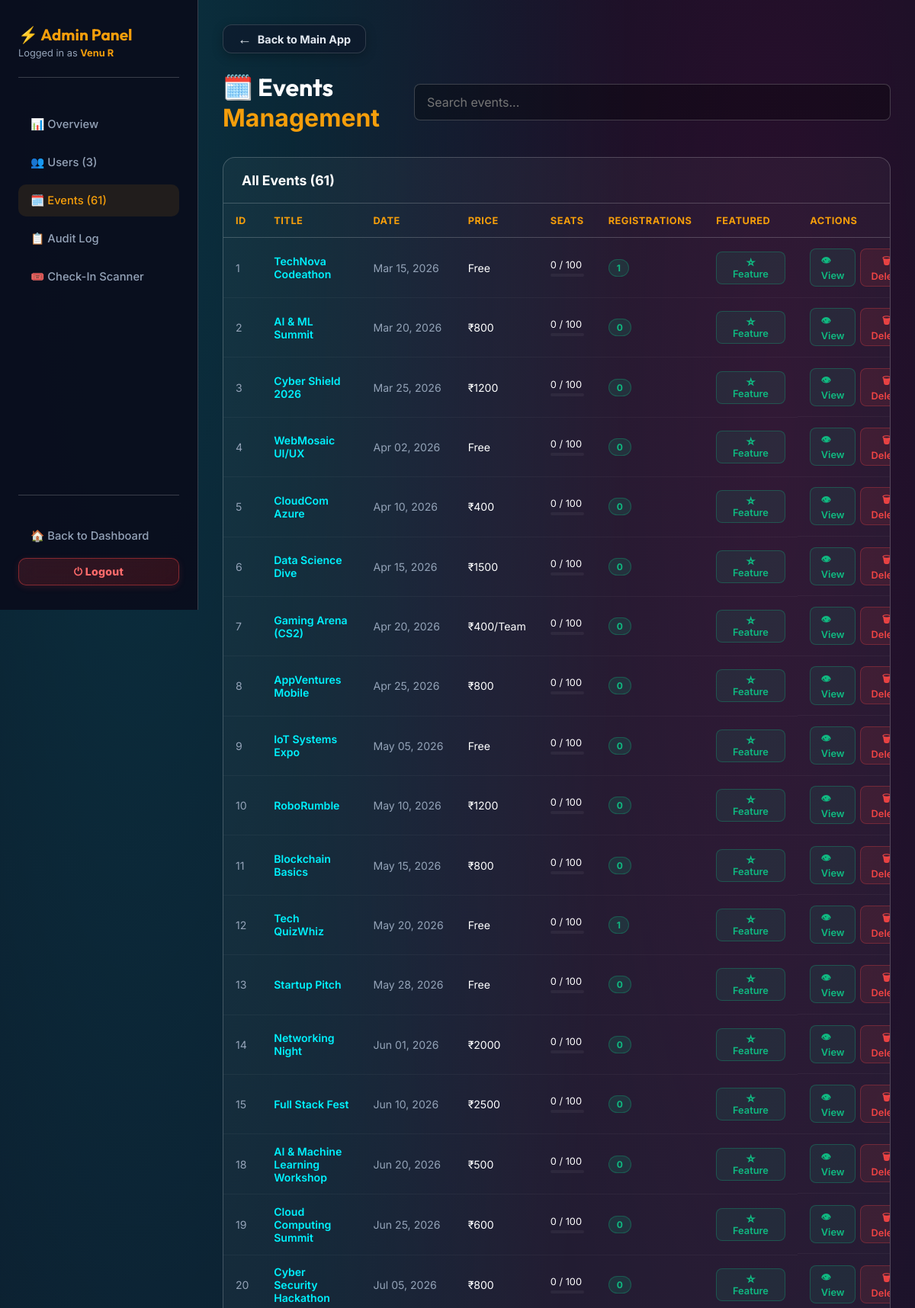
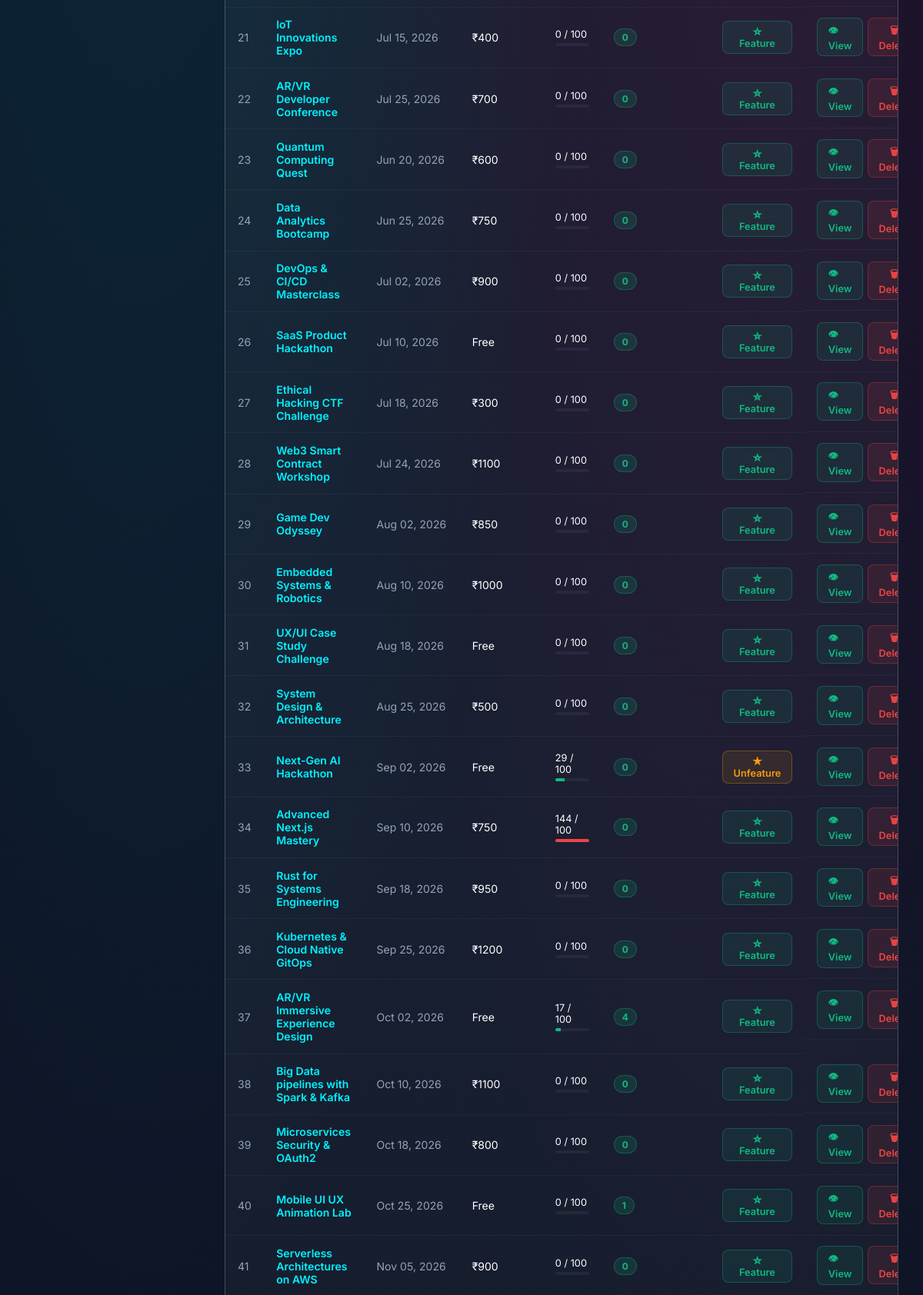
The page /admin/events (signed in, upper part) on the database its author committed (2 pictures, top to bottom).
### tables this page shows
CREATE TABLE events
                 (id INTEGER PRIMARY KEY AUTOINCREMENT, title TEXT, date TEXT, desc TEXT, 
                  price TEXT, color TEXT, image TEXT, purpose TEXT, full_details TEXT, outcome TEXT, seats_total INTEGER DEFAULT 100, seats_filled INTEGER DEFAULT 0, is_draft INTEGER DEFAULT 0, featured INTEGER DEFAULT 0, venue TEXT DEFAULT 'Online', venue_address TEXT DEFAULT 'Tech Park Campus, Innovation Block A, Bangalore - 560103', time TEXT DEFAULT '10:00 AM', end_time TEXT DEFAULT '05:00 PM');

### backend/app.py (the view)
@app.route('/admin/events')
@admin_required
def admin_events():
    username = session.get('username')
    stats = get_admin_stats()
    conn = get_db(row_factory=True)
    c = conn.cursor()
    c.execute('''SELECT e.*, COUNT(r.id) as reg_count
                 FROM events e LEFT JOIN registrations r ON e.id=r.event_id
                 GROUP BY e.id ORDER BY e.id''')
    events = [dict(row) for row in c.fetchall()]
    conn.close()
    return render_template('admin/events.html', username=username, stats=stats, events=events, active='events')

### backend/app.py (called while the page is built, shortened)
def get_db(timeout=60.0, row_factory=False):
    conn = getattr(_thread_local, 'conn', None)
    return conn

def is_host():
    if not session.get('loggedin'):
        return False
    if session.get('role') == 'host' or session.get('is_admin'):
        return True

def is_admin():
    if not session.get('loggedin'):
        return False
    if session.get('is_admin'):
        return True

@app.context_processor
def inject_user_data():
    current_user = None
    user_is_admin = False
    user_is_host = False
    if session.get('loggedin'):
        username = session.get('username')
        user_is_admin = is_admin()
        user_is_host = is_host()
        photo = session.get('profile_photo')
        user_id = session.get('user_id')
        current_user = {'username': username, 'profile_photo': photo, 'user_id': user_id or 'UID-0001'}
    return dict(current_user=current_user, is_admin=user_is_admin, is_host=user_is_host)

def admin_required(f):
    @wraps(f)
    def decorated(*args, **kwargs):
        if not session.get('loggedin'):
            return redirect(url_for('login'))
        username = session.get('username', '').lower()
        conn = get_db()
        c = conn.cursor()
        c.execute('SELECT is_admin FROM users WHERE LOWER(username)=?', (username,))
        row = c.fetchone()
        conn.close()
        is_admin_user = (row and row[0] == 1) or username in ('admin', 'venu r')
        if not is_admin_user:
            flash('Access denied. Admin only.', 'error')
            return redirect(url_for('dashboard'))
        return f(*args, **kwargs)
    return decorated

def get_admin_stats():
    conn = get_db(row_factory=True)
    c = conn.cursor()
    stats = {}
    c.execute('SELECT COUNT(*) FROM users'); stats['total_users'] = c.fetchone()[0]
    c.execute('SELECT COUNT(*) FROM events'); stats['total_events'] = c.fetchone()[0]
    c.execute('SELECT COUNT(*) FROM registrations'); stats['total_regs'] = c.fetchone()[0]
    c.execute('SELECT COUNT(*) FROM reviews'); stats['total_reviews'] = c.fetchone()[0]
    c.execute("SELECT COUNT(*) FROM users WHERE role='host'"); stats['total_hosts'] = c.fetchone()[0]
    today = datetime.now().strftime('%Y-%m-%d')
    c.execute('SELECT COUNT(*) FROM registrations WHERE timestamp LIKE ?', (today+'%',))
    stats['today_regs'] = c.fetchone()[0]
    conn.close()
    return stats

    def __getattr__(self, name):
        return getattr(self._raw_conn, name)

    def close(self):
        pass

### frontend/templates/admin/events.html (shortened to what this page needs)
{% extends "admin/base.html" %}
{% block content %}
<div class="admin-header">
    <h1>🗓️ Events <span>Management</span></h1>
    <input type="text" id="evSearch" class="search-admin" placeholder="Search events..." oninput="filterTable('evTable',this.value)">
</div>
<div class="panel-section">
    <div class="panel-section-header">
        <h3>All Events ({{ events|length }})</h3>
    </div>
    <table class="admin-table" id="evTable">
        <thead>
            <tr>
                <th>ID</th>
                <th>Title</th>
                <th>Date</th>
                <th>Price</th>
                <th>Seats</th>
                <th>Registrations</th>
                <th>Featured</th>
                <th>Actions</th>
            </tr>
        </thead>
        <tbody>
            {% for ev in events %}
            <tr>
                <td style="color:var(--text-muted)">{{ ev.id }}</td>
                <td>
                    <a href="{{ url_for('event_detail', event_id=ev.id) }}" style="color:var(--primary);text-decoration:none;font-weight:600">
                        {{ ev.title[:40] }}{% if ev.title|length > 40 %}…{% endif %}
                    </a>
                </td>
                <td style="color:var(--text-muted);white-space:nowrap">{{ ev.date }}</td>
                <td>{{ ev.price }}</td>
                <td>
                    <div style="font-size:0.8rem">
                        {{ ev.seats_filled or 0 }} / {{ ev.seats_total or 100 }}
                    </div>
                    <div style="background:rgba(255,255,255,0.05);border-radius:4px;height:4px;margin-top:4px;overflow:hidden">
                        <div style="height:100%;width:{{ [(ev.seats_filled or 0) / (ev.seats_total or 100) * 100, 100]|min|round }}%;
                                    background:{% if (ev.seats_filled or 0) >= (ev.seats_total or 100) %}#ef4444{% elif (ev.seats_filled or 0) > (ev.seats_total or 100) * 0.7 %}#f59e0b{% else %}#10b981{% endif %};
                                    transition:width 0.4s"></div>
                    </div>
                </td>
                <td><span class="badge badge-active">{{ ev.reg_count }}</span></td>
                <td>
                    <form action="{{ url_for('admin_toggle_featured', event_id=ev.id) }}" method="POST" style="margin:0">
                        <button class="action-btn {% if ev.featured %}btn-warning{% else %}btn-success{% endif %}" type="submit">
                            {{ '★ Unfeature' if ev.featured else '☆ Feature' }}
                        </button>
                    </form>
                </td>
                <td style="display:flex;gap:6px">
                    <a href="{{ url_for('event_detail', event_id=ev.id) }}" class="action-btn btn-success" style="text-decoration:none">👁 View</a>
                    <form action="{{ url_for('delete_event', event_id=ev.id) }}" method="POST" style="margin:0"
                          onsubmit="return confirm('Delete event {{ ev.title }}?')">
                        <button class="action-btn btn-danger" type="submit">🗑 Delete</button>
                    </form>
                </td>
            </tr>
            {% else %}
            <tr><td colspan="8" style="text-align:center;padding:2rem;color:var(--text-muted)">No events found</td></tr>
            {% endfor %}
        </tbody>
    </table>
</div>
{% endblock %}

### frontend/templates/admin/base.html (style rules this page uses)
:root { --admin-accent: #f59e0b; }
.admin-header { display: flex; justify-content: space-between; align-items: center; margin-bottom: 2rem; }
.admin-header h1 { font-family: var(--font-heading); font-size: 2rem; color: var(--text-main); }
.admin-header span { color: var(--admin-accent); }
.panel-section { background: rgba(255,255,255,0.04); border: 1px solid var(--glass-border); border-radius: 16px; margin-bottom: 2rem; overflow: hidden; }
.panel-section-header { padding: 1.2rem 1.5rem; border-bottom: 1px solid var(--glass-border); display: flex; justify-content: space-between; align-items: center; }
.panel-section-header h3 { color: var(--text-main); font-size: 1.1rem; font-weight: 700; }
.admin-table { width: 100%; border-collapse: collapse; font-size: 0.88rem; }
.admin-table th { padding: 0.9rem 1rem; text-align: left; color: var(--admin-accent); font-weight: 700; font-size: 0.8rem; text-transform: uppercase; letter-spacing: 0.5px; border-bottom: 1px solid var(--glass-border); }
.admin-table td { padding: 0.85rem 1rem; border-bottom: 1px solid rgba(255,255,255,0.04); color: var(--text-main); vertical-align: middle; }
.badge { padding: 3px 10px; border-radius: 50px; font-size: 0.75rem; font-weight: 700; display: inline-block; }
.badge-active { background: rgba(16,185,129,0.15); color: #10b981; border: 1px solid rgba(16,185,129,0.3); }
.action-btn { padding: 0.35rem 0.85rem; border-radius: 8px; font-size: 0.8rem; font-weight: 600; cursor: pointer; border: none; transition: all 0.2s; font-family: inherit; }
.btn-danger { background: rgba(239,68,68,0.1); color: #ef4444; border: 1px solid rgba(239,68,68,0.3); }
.btn-success { background: rgba(16,185,129,0.1); color: #10b981; border: 1px solid rgba(16,185,129,0.3); }
.btn-warning { background: rgba(245,158,11,0.1); color: #f59e0b; border: 1px solid rgba(245,158,11,0.3); }
.search-admin { background: rgba(255,255,255,0.05); border: 1px solid var(--glass-border); color: var(--text-main); padding: 0.5rem 1rem; border-radius: 50px; outline: none; font-size: 0.88rem; transition: 0.2s; }

### rows shown on the page
events: id "1", title "TechNova Codeathon", date "Mar 15, 2026", price "Free", seats_filled "0", seats_total "100", reg_count "1", featured "☆ Feature"
events: id "2", title "AI & ML Summit", date "Mar 20, 2026", price "₹800", seats_filled "0", seats_total "100", reg_count "0", featured "☆ Feature"
events: id "3", title "Cyber Shield 2026", date "Mar 25, 2026", price "₹1200", seats_filled "0", seats_total "100", reg_count "0", featured "☆ Feature"
events: id "4", title "WebMosaic UI/UX", date "Apr 02, 2026", price "Free", seats_filled "0", seats_total "100", reg_count "0", featured "☆ Feature"
events: id "5", title "CloudCom Azure", date "Apr 10, 2026", price "₹400", seats_filled "0", seats_total "100", reg_count "0", featured "☆ Feature"
events: id "6", title "Data Science Dive", date "Apr 15, 2026", price "₹1500", seats_filled "0", seats_total "100", reg_count "0", featured "☆ Feature"
events: id "7", title "Gaming Arena (CS2)", date "Apr 20, 2026", price "₹400/Team", seats_filled "0", seats_total "100", reg_count "0", featured "☆ Feature"
events: id "8", title "AppVentures Mobile", date "Apr 25, 2026", price "₹800", seats_filled "0", seats_total "100", reg_count "0", featured "☆ Feature"
events: id "9", title "IoT Systems Expo", date "May 05, 2026", price "Free", seats_filled "0", seats_total "100", reg_count "0", featured "☆ Feature"
events: id "10", title "RoboRumble", date "May 10, 2026", price "₹1200", seats_filled "0", seats_total "100", reg_count "0", featured "☆ Feature"
events: id "11", title "Blockchain Basics", date "May 15, 2026", price "₹800", seats_filled "0", seats_total "100", reg_count "0", featured "☆ Feature"
events: id "12", title "Tech QuizWhiz", date "May 20, 2026", price "Free", seats_filled "0", seats_total "100", reg_count "1", featured "☆ Feature"
events: id "13", title "Startup Pitch", date "May 28, 2026", price "Free", seats_filled "0", seats_total "100", reg_count "0", featured "☆ Feature"
events: id "14", title "Networking Night", date "Jun 01, 2026", price "₹2000", seats_filled "0", seats_total "100", reg_count "0", featured "☆ Feature"
events: id "15", title "Full Stack Fest", date "Jun 10, 2026", price "₹2500", seats_filled "0", seats_total "100", reg_count "0", featured "☆ Feature"
events: id "18", title "AI & Machine Learning Workshop", date "Jun 20, 2026", price "₹500", seats_filled "0", seats_total "100", reg_count "0", featured "☆ Feature"
events: id "19", title "Cloud Computing Summit", date "Jun 25, 2026", price "₹600", seats_filled "0", seats_total "100", reg_count "0", featured "☆ Feature"
events: id "20", title "Cyber Security Hackathon", date "Jul 05, 2026", price "₹800", seats_filled "0", seats_total "100", reg_count "0", featured "☆ Feature"
events: id "21", title "IoT Innovations Expo", date "Jul 15, 2026", price "₹400", seats_filled "0", seats_total "100", reg_count "0", featured "☆ Feature"
events: id "22", title "AR/VR Developer Conference", date "Jul 25, 2026", price "₹700", seats_filled "0", seats_total "100", reg_count "0", featured "☆ Feature"
events: id "23", title "Quantum Computing Quest", date "Jun 20, 2026", price "₹600", seats_filled "0", seats_total "100", reg_count "0", featured "☆ Feature"
events: id "24", title "Data Analytics Bootcamp", date "Jun 25, 2026", price "₹750", seats_filled "0", seats_total "100", reg_count "0", featured "☆ Feature"
events: id "25", title "DevOps & CI/CD Masterclass", date "Jul 02, 2026", price "₹900", seats_filled "0", seats_total "100", reg_count "0", featured "☆ Feature"
events: id "26", title "SaaS Product Hackathon", date "Jul 10, 2026", price "Free", seats_filled "0", seats_total "100", reg_count "0", featured "☆ Feature"
events: id "27", title "Ethical Hacking CTF Challenge", date "Jul 18, 2026", price "₹300", seats_filled "0", seats_total "100", reg_count "0", featured "☆ Feature"
events: id "28", title "Web3 Smart Contract Workshop", date "Jul 24, 2026", price "₹1100", seats_filled "0", seats_total "100", reg_count "0", featured "☆ Feature"
events: id "29", title "Game Dev Odyssey", date "Aug 02, 2026", price "₹850", seats_filled "0", seats_total "100", reg_count "0", featured "☆ Feature"
events: id "30", title "Embedded Systems & Robotics", date "Aug 10, 2026", price "₹1000", seats_filled "0", seats_total "100", reg_count "0", featured "☆ Feature"
events: id "31", title "UX/UI Case Study Challenge", date "Aug 18, 2026", price "Free", seats_filled "0", seats_total "100", reg_count "0", featured "☆ Feature"
events: id "32", title "System Design & Architecture", date "Aug 25, 2026", price "₹500", seats_filled "0", seats_total "100", reg_count "0", featured "☆ Feature"
events: id "33", title "Next-Gen AI Hackathon", date "Sep 02, 2026", price "Free", seats_filled "29", seats_total "100", reg_count "0", featured "★ Unfeature"
events: id "34", title "Advanced Next.js Mastery", date "Sep 10, 2026", price "₹750", seats_filled "144", seats_total "100", reg_count "0", featured "☆ Feature"
events: id "35", title "Rust for Systems Engineering", date "Sep 18, 2026", price "₹950", seats_filled "0", seats_total "100", reg_count "0", featured "☆ Feature"
events: id "36", title "Kubernetes & Cloud Native GitOps", date "Sep 25, 2026", price "₹1200", seats_filled "0", seats_total "100", reg_count "0", featured "☆ Feature"
events: id "37", title "AR/VR Immersive Experience Design", date "Oct 02, 2026", price "Free", seats_filled "17", seats_total "100", reg_count "4", featured "☆ Feature"
events: id "38", title "Big Data pipelines with Spark & Kafka", date "Oct 10, 2026", price "₹1100", seats_filled "0", seats_total "100", reg_count "0", featured "☆ Feature"
events: id "39", title "Microservices Security & OAuth2", date "Oct 18, 2026", price "₹800", seats_filled "0", seats_total "100", reg_count "0", featured "☆ Feature"
events: id "40", title "Mobile UI UX Animation Lab", date "Oct 25, 2026", price "Free", seats_filled "0", seats_total "100", reg_count "1", featured "☆ Feature"
events: id "41", title "Serverless Architectures on AWS", date "Nov 05, 2026", price "₹900", seats_filled "0", seats_total "100", reg_count "0", featured "☆ Feature"

### other values the page prints
{{ username }} "Venu R"
{{ stats.total_users }} "3"
{{ stats.total_events }} "61"
{{ events|length }} "61"
